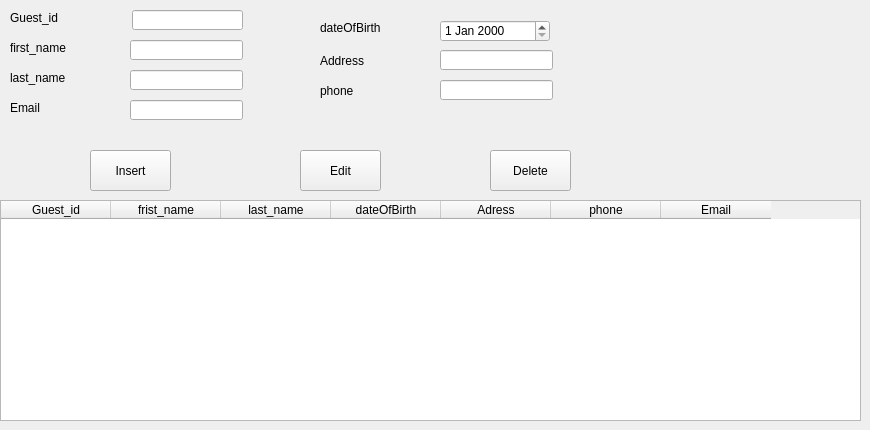
            <widget class="QWidget" name="page">
             <widget class="QTableWidget" name="tableGuests">
              <property name="geometry">
               <rect>
                <x>0</x>
                <y>200</y>
                <width>861</width>
                <height>221</height>
               </rect>
              </property>
              <property name="styleSheet">
               <string notr="true"/>
              </property>
              <property name="gridStyle">
               <enum>Qt::SolidLine</enum>
              </property>
              <attribute name="horizontalHeaderDefaultSectionSize">
               <number>110</number>
              </attribute>
              <column>
               <property name="text">
                <string>Guest_id</string>
               </property>
              </column>
              <column>
               <property name="text">
                <string>frist_name</string>
               </property>
              </column>
              <column>
               <property name="text">
                <string>last_name</string>
               </property>
              </column>
              <column>
               <property name="text">
                <string>dateOfBirth</string>
               </property>
              </column>
              <column>
               <property name="text">
                <string>Adress</string>
               </property>
              </column>
              <column>
               <property name="text">
                <string>phone</string>
               </property>
              </column>
              <column>
               <property name="text">
                <string>Email</string>
               </property>
              </column>
             </widget>
             <widget class="QLabel" name="guest_id_label">
              <property name="geometry">
               <rect>
                <x>10</x>
                <y>10</y>
                <width>71</width>
                <height>16</height>
               </rect>
              </property>
              <property name="text">
               <string>Guest_id</string>
              </property>
             </widget>
             <widget class="QLabel" name="frist_name_label">
              <property name="geometry">
               <rect>
                <x>10</x>
                <y>40</y>
                <width>81</width>
                <height>16</height>
               </rect>
              </property>
              <property name="text">
               <string>first_name</string>
              </property>
             </widget>
             <widget class="QLabel" name="last_name_label">
              <property name="geometry">
               <rect>
                <x>10</x>
                <y>70</y>
                <width>91</width>
                <height>16</height>
               </rect>
              </property>
              <property name="text">
               <string>last_name</string>
              </property>
             </widget>
             <widget class="QLineEdit" name="lineEdit_guest_id">
              <property name="geometry">
               <rect>
                <x>132</x>
                <y>10</y>
                <width>111</width>
                <height>20</height>
               </rect>
              </property>
             </widget>
             <widget class="QLineEdit" name="lineEdit_frist_name">
              <property name="geometry">
               <rect>
                <x>130</x>
                <y>40</y>
                <width>113</width>
                <height>20</height>
               </rect>
              </property>
             </widget>
             <widget class="QLineEdit" name="lineEdit_last_name">
              <property name="geometry">
               <rect>
                <x>130</x>
                <y>70</y>
                <width>113</width>
                <height>20</height>
               </rect>
              </property>
             </widget>
             <widget class="QLabel" name="birth_date_label">
              <property name="geometry">
               <rect>
                <x>320</x>
                <y>20</y>
                <width>91</width>
                <height>16</height>
               </rect>
              </property>
              <property name="text">
               <string>dateOfBirth</string>
              </property>
             </widget>
             <widget class="QLabel" name="adress_label">
              <property name="geometry">
               <rect>
                <x>320</x>
                <y>50</y>
                <width>61</width>
                <height>21</height>
               </rect>
              </property>
              <property name="text">
               <string>Address</string>
              </property>
             </widget>
             <widget class="QLineEdit" name="lineEdit_adress">
              <property name="geometry">
               <rect>
                <x>440</x>
                <y>50</y>
                <width>113</width>
                <height>20</height>
               </rect>
              </property>
             </widget>
             <widget class="QLabel" name="phone_label">
              <property name="geometry">
               <rect>
                <x>320</x>
                <y>80</y>
                <width>51</width>
                <height>21</height>
               </rect>
              </property>
              <property name="text">
               <string>phone</string>
              </property>
             </widget>
             <widget class="QLineEdit" name="lineEdit_phone">
              <property name="geometry">
               <rect>
                <x>440</x>
                <y>80</y>
                <width>113</width>
                <height>20</height>
               </rect>
              </property>
             </widget>
             <widget class="QLabel" name="email_label">
              <property name="geometry">
               <rect>
                <x>10</x>
                <y>100</y>
                <width>81</width>
                <height>16</height>
               </rect>
              </property>
              <property name="text">
               <string>Email</string>
              </property>
             </widget>
             <widget class="QLineEdit" name="lineEdit_email">
              <property name="geometry">
               <rect>
                <x>130</x>
                <y>100</y>
                <width>113</width>
                <height>20</height>
               </rect>
              </property>
             </widget>
             <widget class="QPushButton" name="insert_button_guest">
              <property name="geometry">
               <rect>
                <x>90</x>
                <y>150</y>
                <width>81</width>
                <height>41</height>
               </rect>
              </property>
              <property name="text">
               <string>Insert</string>
              </property>
             </widget>
             <widget class="QPushButton" name="edit_button_guest">
              <property name="geometry">
               <rect>
                <x>300</x>
                <y>150</y>
                <width>81</width>
                <height>41</height>
               </rect>
              </property>
              <property name="text">
               <string>Edit</string>
              </property>
             </widget>
             <widget class="QPushButton" name="delete_button_guest">
              <property name="geometry">
               <rect>
                <x>490</x>
                <y>150</y>
                <width>81</width>
                <height>41</height>
               </rect>
              </property>
              <property name="text">
               <string>Delete</string>
              </property>
             </widget>
             <widget class="QDateEdit" name="dateEdit">
              <property name="geometry">
               <rect>
                <x>440</x>
                <y>20</y>
                <width>110</width>
                <height>22</height>
               </rect>
              </property>
             </widget>
            </widget>
